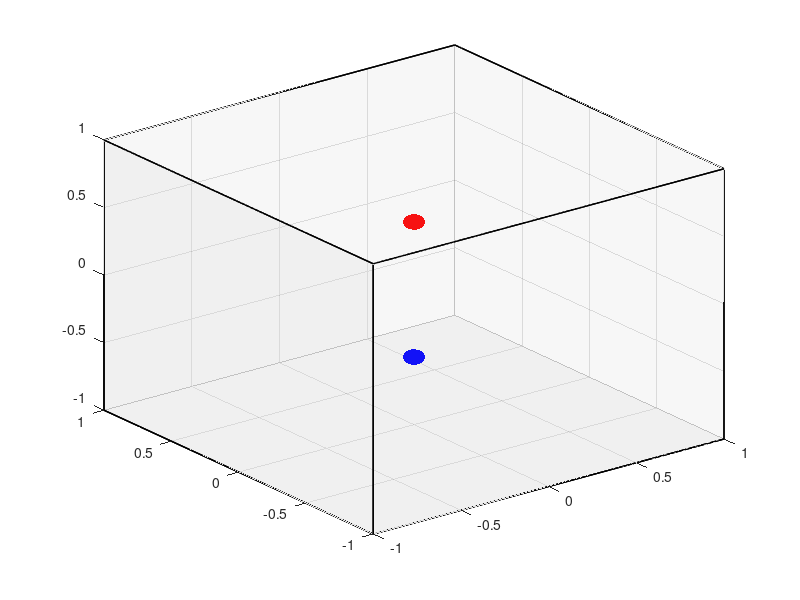

Source code (MATLAB): (Note: this script raises an error after producing the figure.)
clearvars; close all; clc;

figure;
[xx, yy, zz] = sphere(); r = 0.05;
surf(r*xx, r*yy, 0.5 + r*zz, ...
    'FaceColor', 'r', 'EdgeColor', 'none'); hold on;
surf(r*xx, r*yy, -0.5 + r*zz, ...
    'FaceColor', 'b', 'EdgeColor', 'none'); hold on;

vertices = [-1, -1, -1; 1, -1, -1; 1, 1, -1; -1, 1, -1; ...
    -1, -1, 1;  1, -1, 1;  1, 1, 1;  -1, 1, 1];
faces = [1, 2, 3, 4; 5, 6, 7, 8; 1, 2, 6, 5; ...
    2, 3, 7, 6; 3, 4, 8, 7; 4, 1, 5, 8];
patch('Vertices', vertices, 'Faces', faces, 'FaceColor', [1, 1, 1] * 0.7, ...
    'FaceAlpha', 0.1, 'EdgeColor', [0, 0, 0], 'LineWidth', 1); hold on;

mArrow3([0, 0, 0], [1.5, 0, 0], 'stemWidth', 0.015, 'tipWidth', 0.05, 'FaceAlpha', 1);
mArrow3([0, 0, 0], [0, 1.5, 0], 'stemWidth', 0.015, 'tipWidth', 0.05, 'FaceAlpha', 1);
mArrow3([0, 0, 0], [0, 0, 1.5], 'stemWidth', 0.015, 'tipWidth', 0.05, 'FaceAlpha', 1);

axis equal; axis([-2, 1, -1, 1, -1, 1] * 1.5);
xlabel(''); ylabel(''); zlabel('');
grid off; axis off;
set(gca, 'fontname', 'Arial', 'fontsize', 18, 'fontweight', 'normal', ...
    'labelfontsizemultiplier', 1, 'linewidth', 2, 'Layer', 'Top', 'box', 'on');
set(gcf, 'unit', 'normalized', 'Position', [0.05 0.05 0.8 0.8], 'Color', 'w');
lightangle(138, 17); lighting gouraud;
view([117, 10.5]);